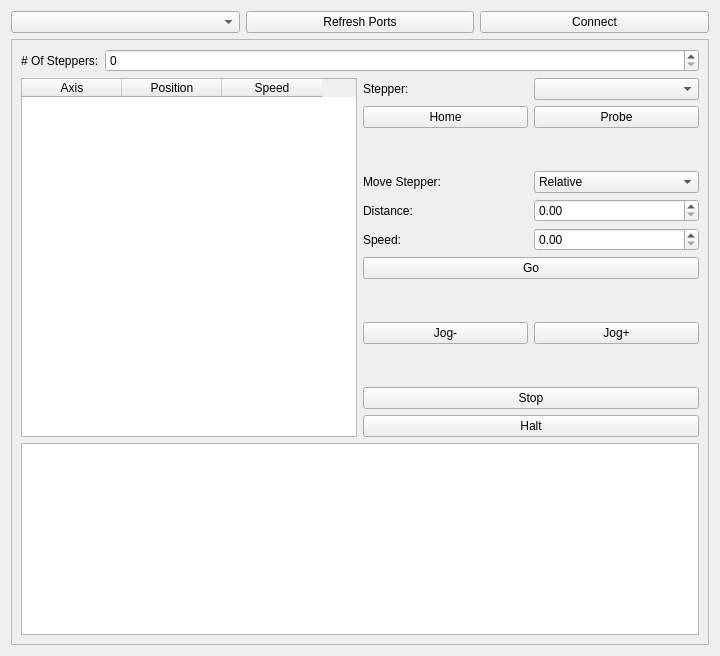
<?xml version="1.0" encoding="UTF-8"?>
<ui version="4.0">
 <class>Form</class>
 <widget class="QWidget" name="Form">
  <property name="geometry">
   <rect>
    <x>0</x>
    <y>0</y>
    <width>720</width>
    <height>656</height>
   </rect>
  </property>
  <property name="windowTitle">
   <string>TeensyMC GUI</string>
  </property>
  <layout class="QGridLayout" name="gridLayout">
   <item row="0" column="1">
    <widget class="QPushButton" name="refresh_btn">
     <property name="text">
      <string>Refresh Ports</string>
     </property>
    </widget>
   </item>
   <item row="0" column="0">
    <widget class="QComboBox" name="port_select"/>
   </item>
   <item row="0" column="2">
    <widget class="QPushButton" name="connect_btn">
     <property name="text">
      <string>Connect</string>
     </property>
    </widget>
   </item>
   <item row="1" column="0" colspan="3">
    <widget class="QFrame" name="widget_frame">
     <property name="frameShape">
      <enum>QFrame::StyledPanel</enum>
     </property>
     <property name="frameShadow">
      <enum>QFrame::Raised</enum>
     </property>
     <layout class="QGridLayout" name="gridLayout_2">
      <item row="0" column="1">
       <widget class="QSpinBox" name="stepper_count">
        <property name="maximum">
         <number>6</number>
        </property>
       </widget>
      </item>
      <item row="0" column="0">
       <widget class="QLabel" name="label">
        <property name="sizePolicy">
         <sizepolicy hsizetype="Fixed" vsizetype="Minimum">
          <horstretch>0</horstretch>
          <verstretch>0</verstretch>
         </sizepolicy>
        </property>
        <property name="text">
         <string># Of Steppers:</string>
        </property>
       </widget>
      </item>
      <item row="4" column="0" colspan="2">
       <widget class="QPlainTextEdit" name="log_window">
        <property name="sizePolicy">
         <sizepolicy hsizetype="Expanding" vsizetype="Fixed">
          <horstretch>0</horstretch>
          <verstretch>0</verstretch>
         </sizepolicy>
        </property>
       </widget>
      </item>
      <item row="1" column="0" colspan="2">
       <layout class="QHBoxLayout" name="hbox1">
        <item>
         <widget class="QTableWidget" name="info_table">
          <property name="sizePolicy">
           <sizepolicy hsizetype="Preferred" vsizetype="Expanding">
            <horstretch>0</horstretch>
            <verstretch>0</verstretch>
           </sizepolicy>
          </property>
          <column>
           <property name="text">
            <string>Axis</string>
           </property>
          </column>
          <column>
           <property name="text">
            <string>Position</string>
           </property>
          </column>
          <column>
           <property name="text">
            <string>Speed</string>
           </property>
          </column>
         </widget>
        </item>
        <item>
         <layout class="QGridLayout" name="grid1">
          <item row="3" column="1">
           <widget class="QComboBox" name="action_select">
            <item>
             <property name="text">
              <string>Relative</string>
             </property>
            </item>
            <item>
             <property name="text">
              <string>Absolute</string>
             </property>
            </item>
           </widget>
          </item>
          <item row="9" column="0" colspan="2">
           <layout class="QHBoxLayout" name="hbox2">
            <item>
             <widget class="QPushButton" name="pushButton_6">
              <property name="text">
               <string>Jog-</string>
              </property>
             </widget>
            </item>
            <item>
             <widget class="QPushButton" name="pushButton_7">
              <property name="text">
               <string>Jog+</string>
              </property>
             </widget>
            </item>
           </layout>
          </item>
          <item row="3" column="0">
           <widget class="QLabel" name="label_3">
            <property name="text">
             <string>Move Stepper:</string>
            </property>
           </widget>
          </item>
          <item row="0" column="0">
           <widget class="QLabel" name="label_2">
            <property name="text">
             <string>Stepper:</string>
            </property>
           </widget>
          </item>
          <item row="2" column="0">
           <spacer name="verticalSpacer_2">
            <property name="orientation">
             <enum>Qt::Vertical</enum>
            </property>
            <property name="sizeHint" stdset="0">
             <size>
              <width>20</width>
              <height>40</height>
             </size>
            </property>
           </spacer>
          </item>
          <item row="5" column="1">
           <widget class="QDoubleSpinBox" name="doubleSpinBox"/>
          </item>
          <item row="13" column="0" colspan="2">
           <widget class="QPushButton" name="pushButton_4">
            <property name="text">
             <string>Stop</string>
            </property>
           </widget>
          </item>
          <item row="1" column="1">
           <widget class="QPushButton" name="pushButton_3">
            <property name="text">
             <string>Probe</string>
            </property>
           </widget>
          </item>
          <item row="8" column="0">
           <spacer name="verticalSpacer">
            <property name="orientation">
             <enum>Qt::Vertical</enum>
            </property>
            <property name="sizeHint" stdset="0">
             <size>
              <width>20</width>
              <height>40</height>
             </size>
            </property>
           </spacer>
          </item>
          <item row="7" column="0" colspan="2">
           <widget class="QPushButton" name="pushButton">
            <property name="text">
             <string>Go</string>
            </property>
           </widget>
          </item>
          <item row="10" column="0">
           <spacer name="verticalSpacer_3">
            <property name="orientation">
             <enum>Qt::Vertical</enum>
            </property>
            <property name="sizeHint" stdset="0">
             <size>
              <width>20</width>
              <height>40</height>
             </size>
            </property>
           </spacer>
          </item>
          <item row="5" column="0">
           <widget class="QLabel" name="label_4">
            <property name="text">
             <string>Distance:</string>
            </property>
           </widget>
          </item>
          <item row="0" column="1">
           <widget class="QComboBox" name="stepper_select"/>
          </item>
          <item row="1" column="0">
           <widget class="QPushButton" name="pushButton_2">
            <property name="text">
             <string>Home</string>
            </property>
           </widget>
          </item>
          <item row="14" column="0" colspan="2">
           <widget class="QPushButton" name="pushButton_5">
            <property name="text">
             <string>Halt</string>
            </property>
           </widget>
          </item>
          <item row="6" column="1">
           <widget class="QDoubleSpinBox" name="doubleSpinBox_2"/>
          </item>
          <item row="6" column="0">
           <widget class="QLabel" name="label_5">
            <property name="text">
             <string>Speed:</string>
            </property>
           </widget>
          </item>
         </layout>
        </item>
       </layout>
      </item>
     </layout>
    </widget>
   </item>
  </layout>
 </widget>
 <resources/>
 <connections/>
</ui>
